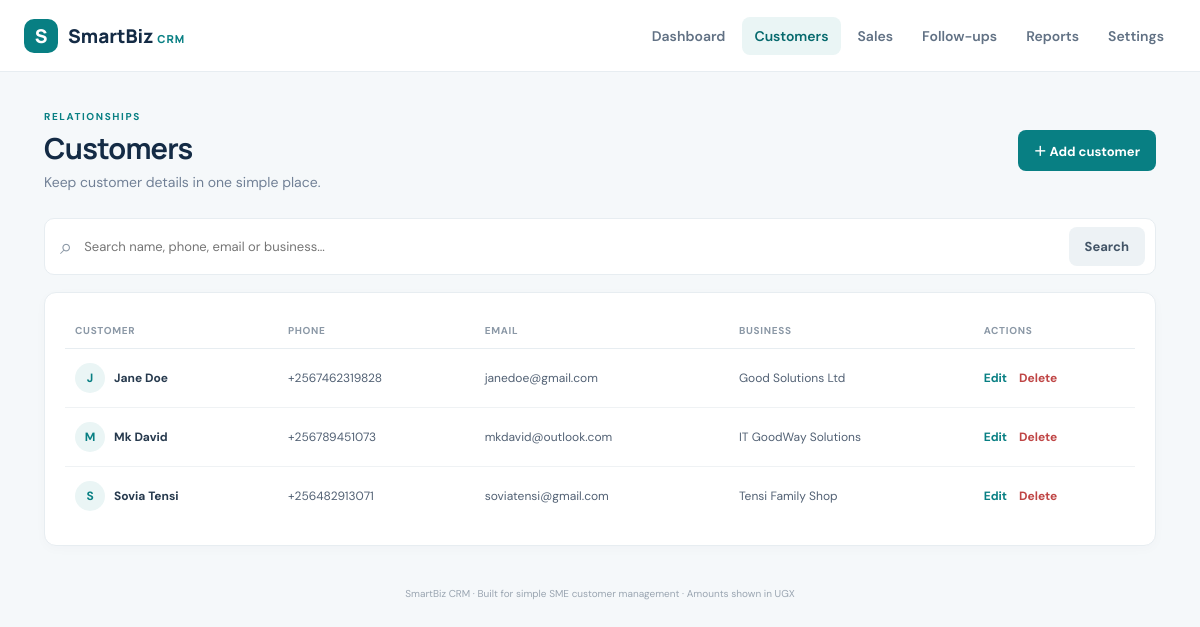
Page /customers on the committed database.
### tables this page shows
CREATE TABLE customers (
        id INTEGER PRIMARY KEY AUTOINCREMENT,
        name TEXT NOT NULL,
        phone TEXT NOT NULL DEFAULT '',
        email TEXT NOT NULL DEFAULT '',
        business TEXT NOT NULL DEFAULT '',
        notes TEXT NOT NULL DEFAULT '',
        created_at TEXT NOT NULL DEFAULT CURRENT_TIMESTAMP
    );

### app.py (the view)
@app.route("/customers")
def customers():
    q = request.args.get("q", "").strip()
    if q:
        like = f"%{q}%"
        rows = get_db().execute("""
            SELECT * FROM customers
            WHERE name LIKE ? OR phone LIKE ? OR email LIKE ? OR business LIKE ?
            ORDER BY name COLLATE NOCASE
        """, (like, like, like, like)).fetchall()
    else:
        rows = get_db().execute("SELECT * FROM customers ORDER BY name COLLATE NOCASE").fetchall()
    return render_template("customers.html", customers=rows, q=q)

### app.py (called while the page is built)
def get_db():
    if "db" not in g:
        g.db = sqlite3.connect(DATABASE)
        g.db.row_factory = sqlite3.Row
        g.db.execute("PRAGMA foreign_keys = ON")
    return g.db

@app.context_processor
def inject_globals():
    return {"today": date.today().isoformat()}

### templates/customers.html (shortened to what this page needs)
{% extends "base.html" %}{% block title %}Customers · SmartBiz CRM{% endblock %}
{% block content %}
<div class="page-heading"><div><p class="eyebrow">RELATIONSHIPS</p><h1>Customers</h1><p class="muted">Keep customer details in one simple place.</p></div><a class="button" href="{{ url_for('customer_new') }}">＋ Add customer</a></div>
<form class="searchbar" method="get"><span>⌕</span><input name="q" value="{{ q }}" placeholder="Search name, phone, email or business..."><button class="button secondary">Search</button>{% if q %}<a class="clear" href="{{ url_for('customers') }}">Clear</a>{% endif %}</form>
<section class="panel">{% if customers %}<div class="table-wrap"><table><thead><tr><th>Customer</th><th>Phone</th><th>Email</th><th>Business</th><th>Actions</th></tr></thead><tbody>
{% for c in customers %}<tr><td><div class="person"><span class="avatar">{{ c.name[:1]|upper }}</span><strong>{{ c.name }}</strong></div></td><td>{{ c.phone or '—' }}</td><td>{{ c.email or '—' }}</td><td>{{ c.business or '—' }}</td><td><div class="actions"><a class="text-link" href="{{ url_for('customer_edit', customer_id=c.id) }}">Edit</a><form method="post" action="{{ url_for('customer_delete', customer_id=c.id) }}" onsubmit="return confirm('Delete this customer record?')"><button class="link-danger">Delete</button></form></div></td></tr>{% endfor %}
</tbody></table></div>{% endif %}</section>
{% endblock %}

### static/style.css (style rules this page uses)
:root { --navy:#142b45;--teal:#087f83;--teal-dark:#06696d;--ink:#1c2b3a;--muted:#718096;--line:#e7edf1;--bg:#f5f8fa;--white:#fff;--green:#16845b;--orange:#b66a12;--red:#bf4545 }
* { box-sizing:border-box }
body { margin:0;background:var(--bg);color:var(--ink);font-family:'DM Sans',sans-serif;font-size:14px }
.page-heading { display:flex;justify-content:space-between;align-items:center;gap:20px;margin-bottom:27px }
.eyebrow { font-size:10px;letter-spacing:1.6px;font-weight:700;color:var(--teal);margin:0 0 8px }
.page-heading h1,.form-card h1 { font-family:Manrope,sans-serif;font-size:29px;line-height:1.2;margin:0;color:var(--navy);letter-spacing:-.7px }
.muted { color:var(--muted);margin:7px 0 0 }
.button { display:inline-flex;align-items:center;justify-content:center;border:0;border-radius:8px;padding:11px 16px;background:var(--teal);color:white;text-decoration:none;font:700 13px 'DM Sans',sans-serif;cursor:pointer;white-space:nowrap }
.button.secondary { background:#edf2f5;color:#425466 }
.stat,.panel { background:var(--white);border:1px solid var(--line);border-radius:12px;box-shadow:0 3px 12px rgba(20,43,69,.025) }
.panel { padding:20px;margin-bottom:18px;min-width:0 }
.table-wrap { overflow-x:auto }
table { width:100%;border-collapse:collapse;text-align:left;white-space:nowrap }
th { font-size:10px;letter-spacing:.7px;text-transform:uppercase;color:#8b98a6;font-weight:700;padding:11px 10px;border-bottom:1px solid var(--line) }
td { padding:14px 10px;border-bottom:1px solid #eff2f4;color:#526174;font-size:12px }
tbody tr:last-child td { border-bottom:0 }
td strong { color:#26394d;font-size:12px }
.empty a,.text-link { color:var(--teal);font-weight:700;text-decoration:none;font-size:12px }
.searchbar { display:flex;align-items:center;gap:10px;background:#fff;border:1px solid var(--line);border-radius:10px;padding:8px 10px;margin-bottom:17px }
.searchbar>span { font-size:22px;color:#8b98a6;padding-left:5px }
.searchbar input { border:0;outline:0;flex:1;min-width:80px;font:13px 'DM Sans',sans-serif }
.person { display:flex;align-items:center;gap:9px }
.avatar { display:grid;place-items:center;width:30px;height:30px;background:#eaf5f5;color:var(--teal);border-radius:50%;font-weight:700 }
.actions { display:flex;align-items:center;gap:12px }
.actions form { display:inline }
.link-danger { background:none;border:0;padding:0;color:var(--red);font:700 12px 'DM Sans',sans-serif;cursor:pointer }

### rows in the picture
customers: name "J", name "Jane Doe", phone "+2567462319828", email "janedoe@gmail.com", business "Good Solutions Ltd"
customers: name "M", name "Mk David", phone "+256789451073", email "mkdavid@outlook.com", business "IT GoodWay Solutions"
customers: name "S", name "Sovia Tensi", phone "+256482913071", email "soviatensi@gmail.com", business "Tensi Family Shop"
